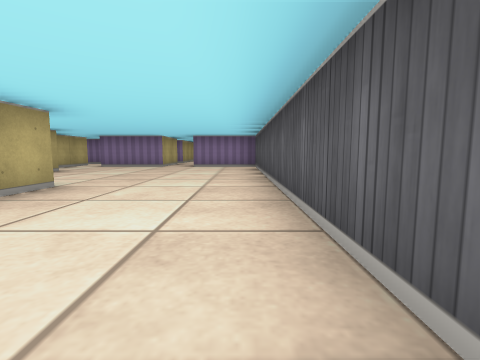
View 1 (above)

16 first-person views from a walk through a cub3D maze. The camera is about half as high as the walls, tilts 6° down and sees 85° across. The floor is counted in squares. Each view is taken from the middle of a square. On the plan, view 1 faces up. The plan holds only what a view shows up to about 9 squares ahead; the rest is blank.

View 2
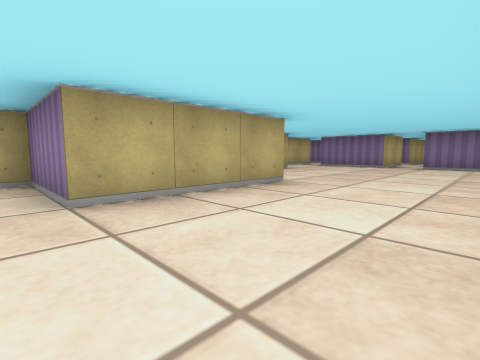

View 3
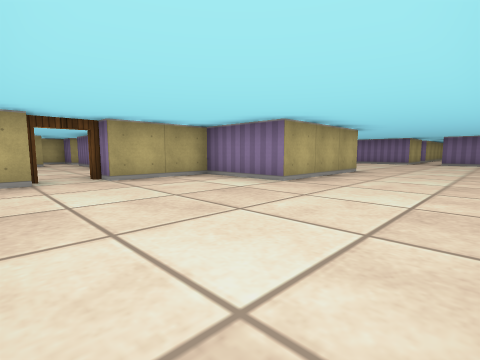

View 4
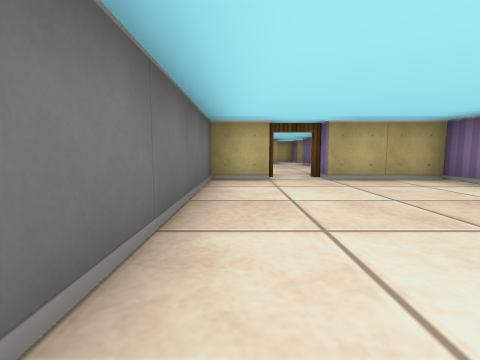

View 5
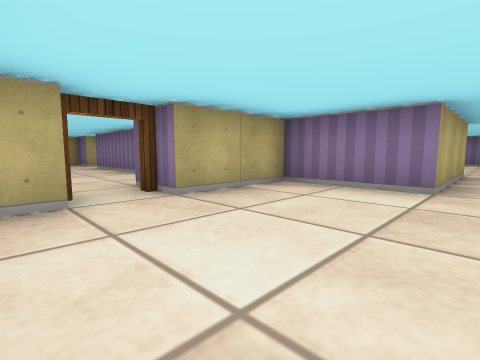

View 6
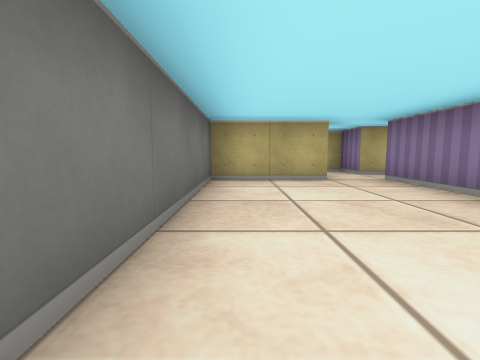

View 7
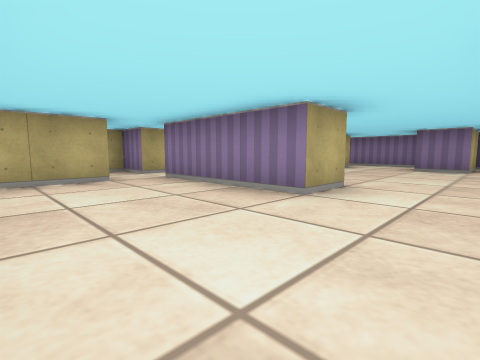

View 8
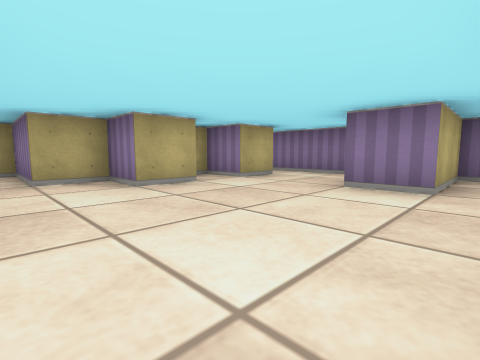

View 9
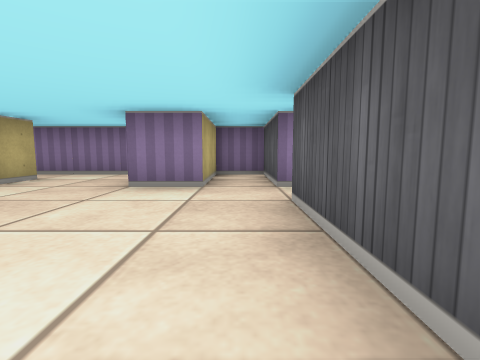

View 10
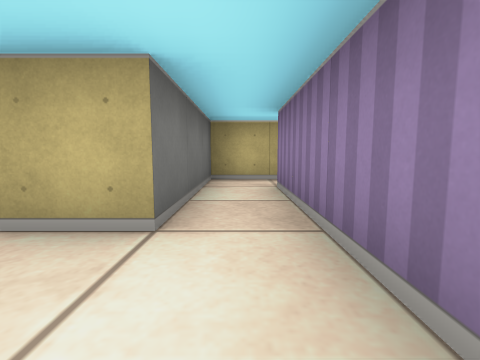

View 11
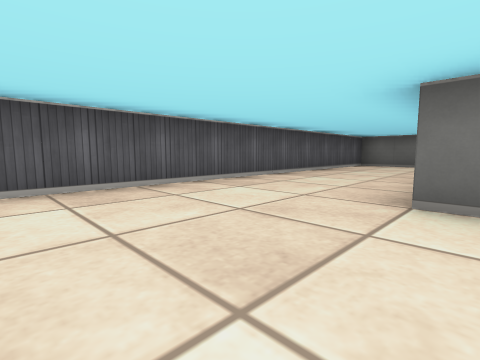

View 12
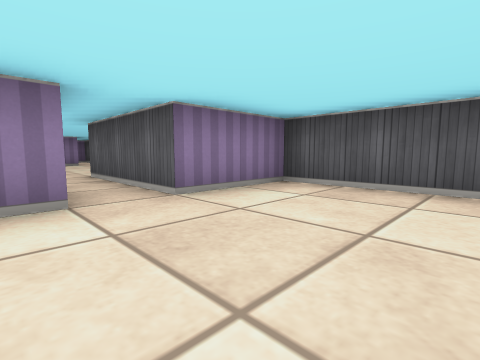

View 13
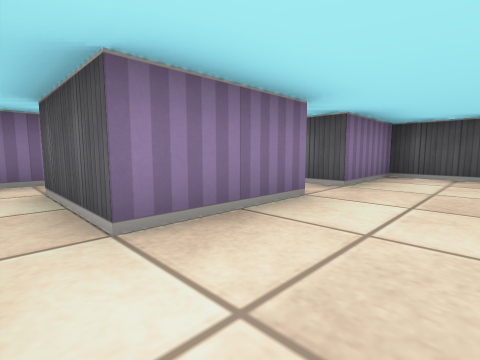

View 14
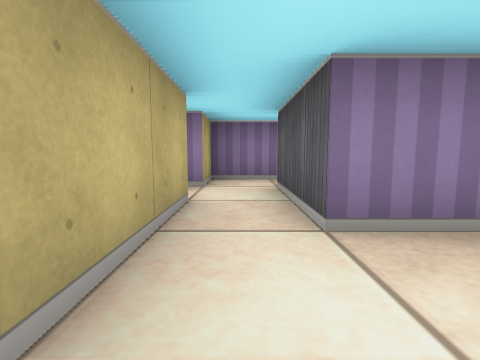

View 15
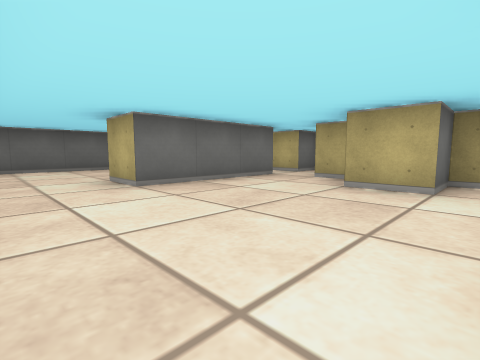

View 16
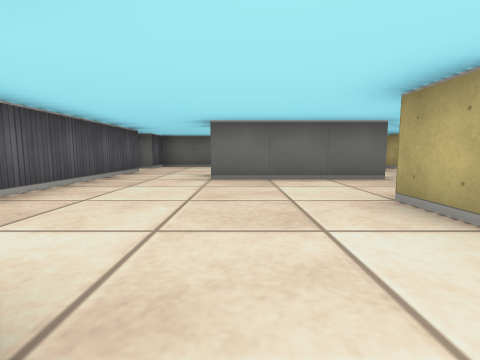

### Floor plan
Points are (right, up) in squares from view 1. A wall is a line through its corners. A room is listed if a view was taken in it or the views show most of it. See-through windows are left out.
Room 1 (views 1, 2, 3, 4, 5, 11, 12, 13, 14)
walls: (-3, 3.5) (-2.5, 3.5) (-2.5, 0.5) (-4.5, 0.5) (-4.5, -1.5); (-2.5, 8.5) (-4.5, 8.5) (-4.5, 9.5); (-4.5, -2.4) (-4.5, -3.5) (0.5, -3.5) (0.5, 8.5) (-1.5, 8.5); (-5.5, 9.5) (-5.5, 7.5)
ways out: open door at (-5, -2) to room 2; opening at (-5, 4) to room 3; opening at (-5, 9); opening at (-2, 9.5)
Room 2 (views 6, 7)
walls: (-10.5, -1.4) (-10.5, -3.5) (-5.5, -3.5) (-5.5, -2.5); (-7.5, 0.5) (-7.5, -0.5) (-10.5, -0.5); (-12.5, -2.5) (-12.5, -3.1); (-11.5, 0.5) (-11.5, -0.5) (-12.5, -0.5) (-12.5, -0.9); (-5.5, -1.5) (-5.5, 0.5)
ways out: open door at (-5, -2) to room 1; opening at (-11, 0) to room 3; opening at (-6.5, 0) to room 3
Room 3 (views 8, 9, 15, 16)
walls: (-9.5, 5.5) (-9.5, 4.5) (-10.5, 4.5) (-10.5, 3.5) (-9.5, 3.5) (-9.5, 2.5) (-10.5, 2.5) (-10.5, 1.5) (-12.5, 1.5); (-5.5, 4.5) (-5.5, 6.5) (-6.5, 6.5) (-6.5, 4.5) (-7.5, 4.5); (-5.5, 0.5) (-5.5, 3.5); (-10.6, 0.5) (-7.5, 0.5); (-12.4, 0.5) (-11.5, 0.5)
ways out: opening at (-5, 4) to room 1; opening at (-11, 0) to room 2; opening at (-6.5, 0) to room 2; opening at (-8.5, 5) to room 4
Room 4 (view 10)
walls: (-7.9, 6.5) (-11.5, 6.5); (-12.5, 6.8) (-12.5, 5.5) (-9.5, 5.5)
ways out: opening at (-8.5, 5) to room 3

Positions as (right, up) in squares from view 1, and headings:
1: (0, 0), facing up
2: (0, 0), facing up-left
3: (0, -3), facing up-left
4: (0, -3), facing left
5: (-2, -3), facing up-left
6: (-6, -3), facing left
7: (-6, -3), facing up-left
8: (-6, 1), facing up-left
9: (-6, 1), facing up
10: (-8, 6), facing left
11: (-3, 6), facing down-right
12: (-3, 6), facing up-right
13: (-5, 7), facing up-right
14: (-5, 7), facing up
15: (-6, 4), facing down-left
16: (-8, 5), facing down
